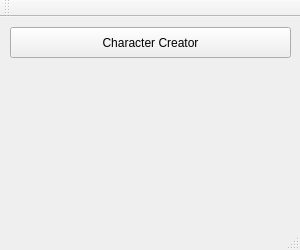
<?xml version="1.0" encoding="UTF-8"?>
<ui version="4.0">
 <class>MainWindow</class>
 <widget class="QMainWindow" name="MainWindow">
  <property name="geometry">
   <rect>
    <x>0</x>
    <y>0</y>
    <width>300</width>
    <height>250</height>
   </rect>
  </property>
  <property name="minimumSize">
   <size>
    <width>300</width>
    <height>250</height>
   </size>
  </property>
  <property name="maximumSize">
   <size>
    <width>300</width>
    <height>250</height>
   </size>
  </property>
  <property name="windowTitle">
   <string>Fallout PnP Multitool</string>
  </property>
  <widget class="QWidget" name="centralWidget">
   <widget class="QPushButton" name="char_create_button">
    <property name="geometry">
     <rect>
      <x>10</x>
      <y>10</y>
      <width>281</width>
      <height>31</height>
     </rect>
    </property>
    <property name="text">
     <string>Character Creator</string>
    </property>
    <property name="default">
     <bool>false</bool>
    </property>
   </widget>
  </widget>
  <widget class="QToolBar" name="mainToolBar">
   <attribute name="toolBarArea">
    <enum>TopToolBarArea</enum>
   </attribute>
   <attribute name="toolBarBreak">
    <bool>false</bool>
   </attribute>
  </widget>
  <widget class="QStatusBar" name="statusBar"/>
 </widget>
 <layoutdefault spacing="6" margin="11"/>
 <resources/>
 <connections/>
</ui>
